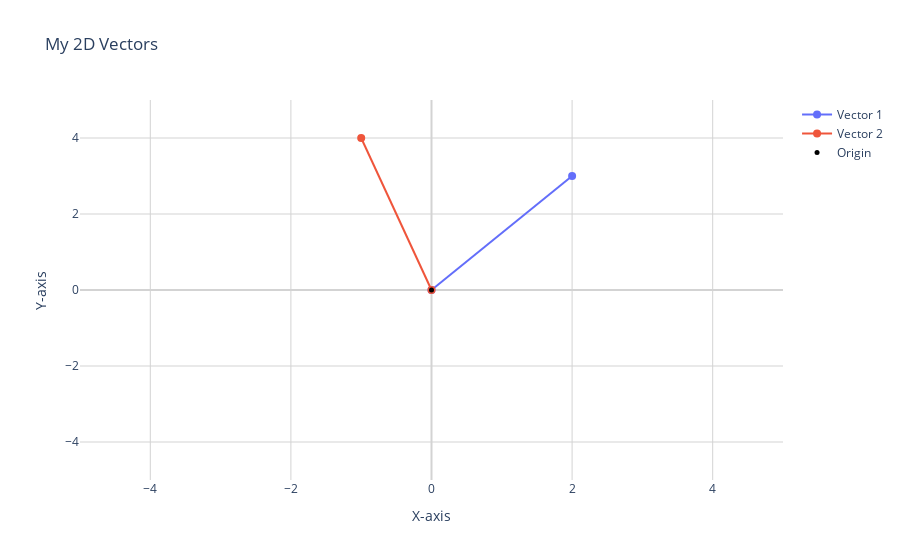
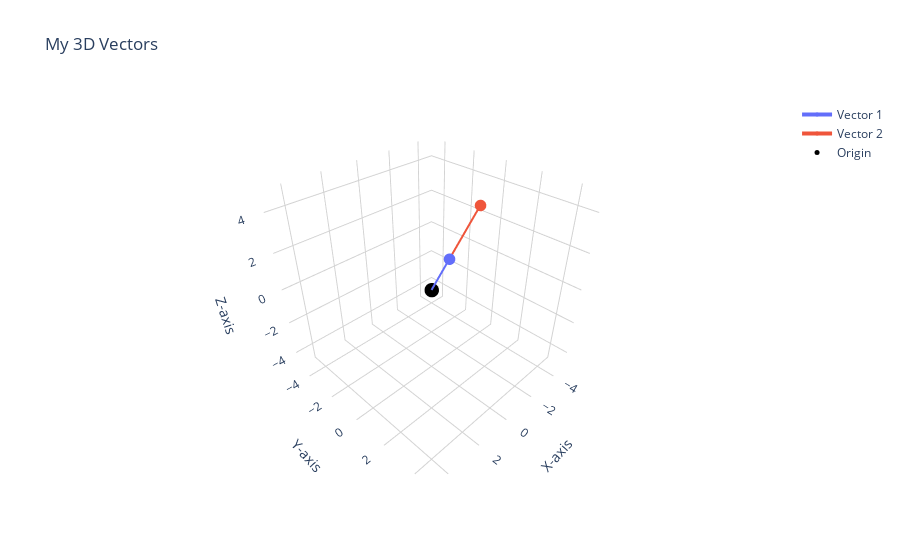

Notebook code for these charts, in order:
### Code cell
import numpy as np
from plot_vectors import plot_vectors_2d_plotly, plot_vectors_3d_plotly

# Example Usage:

# 2D Vectors
vec_2d_1 = np.array([2, 3])
vec_2d_2 = np.array([-1, 4])
plot_vectors_2d_plotly([vec_2d_1, vec_2d_2], title="My 2D Vectors")

# 3D Vectors
vec_3d_1 = np.array([1, 2, 3])
vec_3d_2 = np.array([-2, 1, 4])
plot_vectors_3d_plotly([vec_3d_1, vec_3d_2], title="My 3D Vectors")

### Figure 1 — Plotly figure (JSON) as saved in the notebook; plotly's stock layout.template omitted (floating-point values rounded to 4 significant figures)
{"data": [{"line": {"width": 2}, "marker": {"size": 8}, "mode": "lines+markers", "name": "Vector 1", "type": "scatter", "x": [0, 2], "y": [0, 3]}, {"line": {"width": 2}, "marker": {"size": 8}, "mode": "lines+markers", "name": "Vector 2", "type": "scatter", "x": [0, -1], "y": [0, 4]}, {"marker": {"color": "black", "size": 5}, "mode": "markers", "name": "Origin", "type": "scatter", "x": [0], "y": [0]}], "layout": {"hovermode": "closest", "showlegend": true, "title": {"text": "My 2D Vectors"}, "xaxis": {"gridcolor": "lightgray", "range": [-5, 5], "title": {"text": "X-axis"}, "zerolinecolor": "lightgray"}, "yaxis": {"gridcolor": "lightgray", "range": [-5, 5], "title": {"text": "Y-axis"}, "zerolinecolor": "lightgray"}}}

### Figure 2 — Plotly figure (JSON) as saved in the notebook; plotly's stock layout.template omitted (floating-point values rounded to 4 significant figures)
{"data": [{"line": {"width": 4}, "marker": {"size": 4}, "mode": "lines+markers", "name": "Vector 1", "type": "scatter3d", "x": [0, 1], "y": [0, 2], "z": [0, 3]}, {"line": {"width": 4}, "marker": {"size": 4}, "mode": "lines+markers", "name": "Vector 2", "type": "scatter3d", "x": [0, -2], "y": [0, 1], "z": [0, 4]}, {"marker": {"color": "black", "size": 5}, "mode": "markers", "name": "Origin", "type": "scatter3d", "x": [0], "y": [0], "z": [0]}], "layout": {"hovermode": "closest", "scene": {"aspectmode": "cube", "xaxis": {"gridcolor": "lightgray", "range": [-5, 5], "title": {"text": "X-axis"}, "zerolinecolor": "lightgray"}, "yaxis": {"gridcolor": "lightgray", "range": [-5, 5], "title": {"text": "Y-axis"}, "zerolinecolor": "lightgray"}, "zaxis": {"gridcolor": "lightgray", "range": [-5, 5], "title": {"text": "Z-axis"}, "zerolinecolor": "lightgray"}}, "showlegend": true, "title": {"text": "My 3D Vectors"}}}
